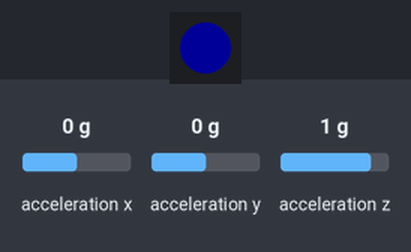
Bench run of a program on a simulated CircuitPython board. Parts: 1 RGB LEDs in strip order, left to right. Inputs (shaded band) come from the test bench; at power-on: acceleration z 1 g, acceleration x 0 g, acceleration y 0 g. Dim RGB values are drawn brighter than linear; what the program prints to the serial console is not drawn.

Above: at 2.1 s.
2.2 s: acceleration z set to -1.4 g
At 3.4 s:
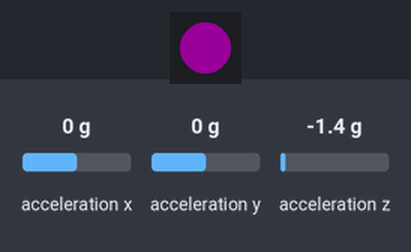
4.0 s: acceleration x set to -1.4 g
At 5.3 s:
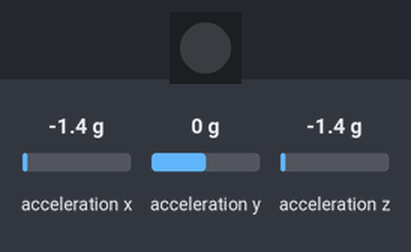
5.6 s: acceleration z set to 0 g
At 6.6 s:
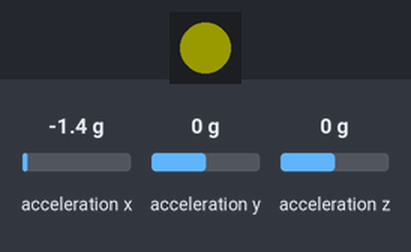
7.5 s: acceleration x set to 0.8 g
At 9.0 s:
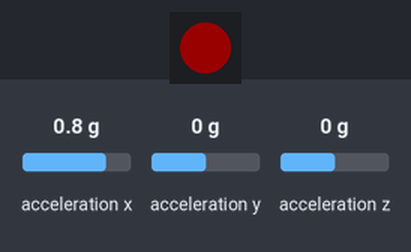
9.4 s: acceleration x set to -0.8 g
At 10.7 s:
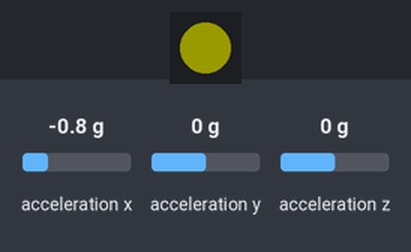
Timing chart, 0 to 12.2 s (numbered marks = the images above; inputs shaded):
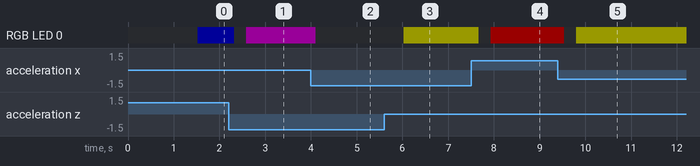

Measured:
- after the input at 2.2 s, RGB LED 0: RGB(0, 0, 25) → off after 0.12 s, → RGB(25, 0, 25) 0.26 s later
- after the input at 4.0 s, RGB LED 0: RGB(25, 0, 25) → off after 0.11 s
- after the input at 5.6 s, RGB LED 0: off → RGB(25, 25, 0) after 0.43 s
- after the input at 7.5 s, RGB LED 0: RGB(25, 25, 0) → off after 0.17 s, → RGB(25, 0, 0) 0.26 s later
- after the input at 9.4 s, RGB LED 0: RGB(25, 0, 0) → off after 0.14 s, → RGB(25, 25, 0) 0.26 s later

The program:

main_mpu6050_Sparkfun.py
```python
# Testing MPU6050 Functionality
#
# nm3210@gmail.com
# Date Created: April 9th, 2021
# Last Modified: April 10th, 2021
#
# Sources for some of the code:
#   https://hridaybarot.home.blog/2021/03/23/controlling-asphalt-8-with-hand-gestures-using-mpu6050-and-raspberry-pi-pico/

# Import modules
import board, bitbangio, time # circuitpython built-ins
from math import floor, atan2, acos, sqrt, pi # necessary math calls
import adafruit_mpu6050 # also requires adafruit_register
import neopixel # also requires adafruit_pypixelbuf
print("Finished importing modules")

# Initialize soft I2C
softScl = board.D2 # manual serial clock line
softSdl = board.D3 # manual serial data line
i2c = bitbangio.I2C(softScl, softSdl) # software i2c
print("Finished initializing i2c")

# Initialize MPU6050 sensor
sensor = adafruit_mpu6050.MPU6050(i2c)
sensor.cycle_rate = adafruit_mpu6050.Rate.CYCLE_5_HZ # update cycle rate
sensor.cycle = True # only periodically update sensor (saves power!)
print("Finished initializing mpu6050")

# Setup calibrated accel values
numAvgValues = 25
listAccelX = [None] * numAvgValues
listAccelY = [None] * numAvgValues
listAccelZ = [None] * numAvgValues
listFaceIdx = [0] * numAvgValues

# Initialize neopixel output
ledPin = board.NEOPIXEL
colorOrder = neopixel.GRB # for the Sparkfun Pro Micro RP2040's WS2812
pixel = neopixel.NeoPixel(ledPin, 1, pixel_order=colorOrder)
print("Finished initializing neopixel")

# Setup colors and brightness settings
colorOff = (0,0,0)
colorRed = (255,0,0)
colorYellow = (255,255,0)
colorGreen = (0,255,0)
colorCyan = (0,255,255)
colorBlue = (0,0,255)
colorMagenta = (255,0,255)
brightness = 0.1 # from 0 to 1


### Private functions
def adjColor(_color, _brightness=1.0):
    return [floor(x * _brightness) for x in _color]

def getDownwardFaceIndex():
    # Collect sensor updates
    theta, phi = getAccelTiltAngle() # in degrees

    # Determine sides of the platonic cube
    angleCheck = 20
    return getPlatonicCubeFaceIdx(theta, phi, angleCheck)

def getPlatonicCubeFaceIdx(theta, phi, angleCheck):
    # Determine sides of the platonic cube
    faceIdx = 0 # invalid face
    angleDiff = lambda start, stop : ((start-stop)+180)%360 - 180
    if   abs(angleDiff(theta,  0)) <= angleCheck and abs(angleDiff(phi, 90)) <= angleCheck: # Down
        faceIdx = 1
    elif abs(angleDiff(theta,180)) <= angleCheck and abs(angleDiff(phi, 90)) <= angleCheck: # Up
        faceIdx = 2
    elif abs(angleDiff(theta,-90)) <= angleCheck and abs(angleDiff(phi, 90)) <= angleCheck: # Side 1
        faceIdx = 3
    elif abs(angleDiff(theta, 90)) <= angleCheck and abs(angleDiff(phi, 90)) <= angleCheck: # Side 2
        faceIdx = 4
    elif abs(angleDiff(phi,  0)) <= angleCheck: # Side 3, no theta check necessary because it's in a singularity
        faceIdx = 5
    elif abs(angleDiff(phi,180)) <= angleCheck: # Side 4, no theta check necessary because it's in a singularity
        faceIdx = 6
    else:
        pass
    return faceIdx

def getAccelTiltAngle():
    # via https://www.analog.com/en/app-notes/an-1057.html eq 9 & 10
    x, y, z = getSmoothedAccel()
    theta = atan2(y, x) # (-180,180)
    phi = acos(z / sqrt(x*x + y*y + z*z)) # (0,180)
    return theta*180/pi, phi*180/pi # -> deg

def getSmoothedAccel():
    preallocateAccelList() # first time only, via simply none check

    # Update the sensor
    updateAccelList()

    # Calculate the 'moving' average
    x = sum(listAccelX) / len(listAccelX)
    y = sum(listAccelY) / len(listAccelY)
    z = sum(listAccelZ) / len(listAccelZ)
    return x, y, z

def updateAccelList():
    """
    Updates the acceleration lists with a new sensor value
    """
    # Get new sensor update/s
    x, y, z = getSensorAccel()

    # Pop out old values (idx 0)
    listAccelX.pop(0) # ignore outgoing value
    listAccelY.pop(0) # ignore outgoing value
    listAccelZ.pop(0) # ignore outgoing value

    # Append the new values
    listAccelX.append(x)
    listAccelY.append(y)
    listAccelZ.append(z)

def getSmoothedFaceIdx():
    updateFaceIdx()
    if not all(ele == listFaceIdx[0] for ele in listFaceIdx):
        return 0 # ALL elements need to be identical to return a valid face
    return listFaceIdx[0]

def updateFaceIdx():
    _faceIdx = getDownwardFaceIndex()
    listFaceIdx.pop(0) # ignore outgoing value
    listFaceIdx.append(_faceIdx)

def preallocateAccelList():
    # Check if there are any none's to replace
    while (None in listAccelX or None in listAccelY or None in listAccelY):
        updateAccelList()
        time.sleep(0.05) # wait a bit

def getSensorAccel():
    x, y, z = sensor.acceleration
    return x, y, z


###
# Main LOOP
print("Starting main loop...")
while True:
    # Determine which face index is currently 'down'
    faceIdx = getSmoothedFaceIdx()

    # Change color!
    if faceIdx == 0: # invalid
        pixel[0] = adjColor(colorOff, brightness)
    elif faceIdx == 1: # invalid
        pixel[0] = adjColor(colorRed, brightness)
    elif faceIdx == 2: # invalid
        pixel[0] = adjColor(colorYellow, brightness)
    elif faceIdx == 3: # invalid
        pixel[0] = adjColor(colorGreen, brightness)
    elif faceIdx == 4: # invalid
        pixel[0] = adjColor(colorCyan, brightness)
    elif faceIdx == 5: # invalid
        pixel[0] = adjColor(colorBlue, brightness)
    elif faceIdx == 6: # invalid
        pixel[0] = adjColor(colorMagenta, brightness)

    time.sleep(0.01)
```
